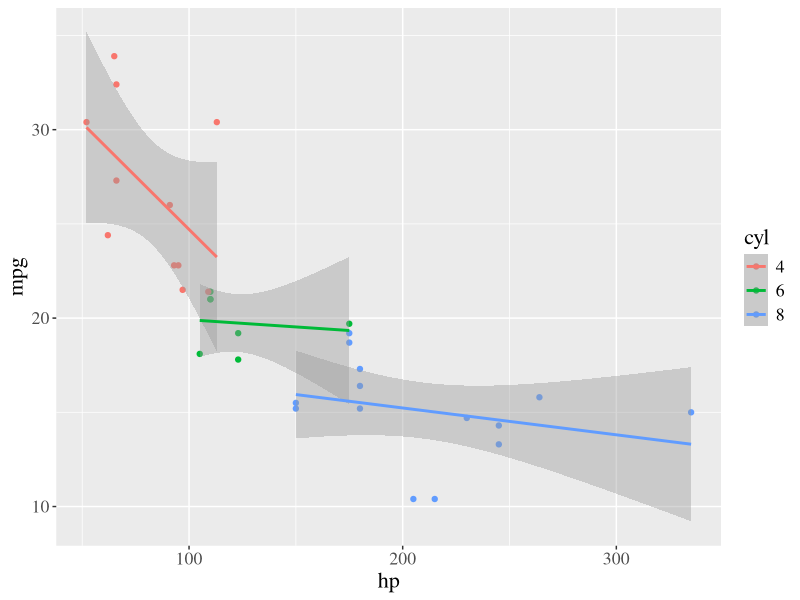

This figure's R source:
## ---- chunk 1
library(tidyverse)
library(kableExtra)
## ---- chunk 2
iris %>%
  select(contains("Sepal") | Species) %>%
  group_by(Species) %>%
  summarise("Average Sepal Length" = mean(Sepal.Length)) %>%
  kbl(align = 'lc') %>%
  kable_classic(full_width = F, html_font = "Cambria")
## ---- chunk 3
mtcars %>%
  mutate(cyl = as.factor(cyl)) %>%
  ggplot(aes(x = hp, y = mpg, color = cyl)) +
    geom_point() +
    geom_smooth(method = lm)+
    theme(text=element_text(size=16,  family="serif"))
